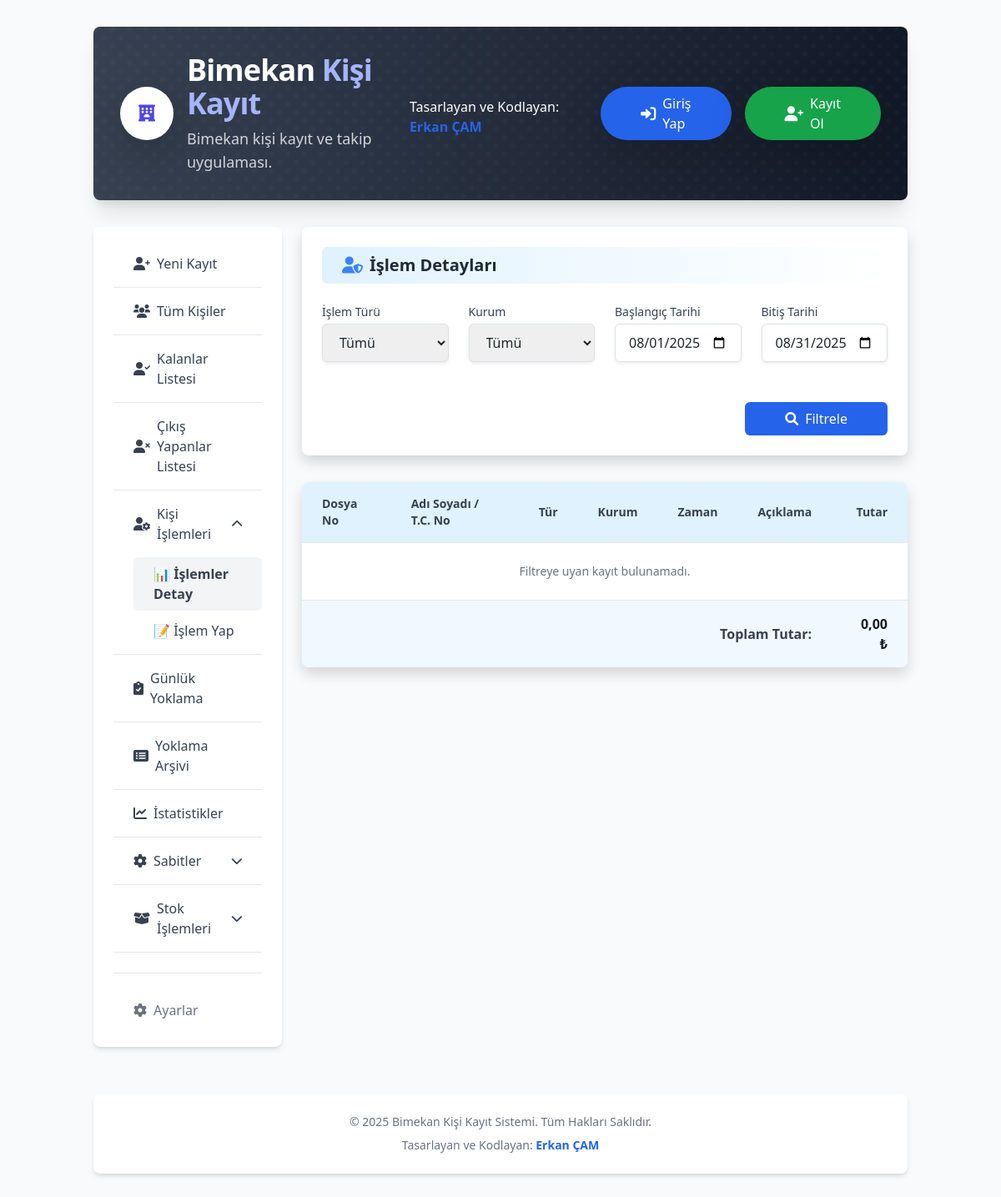
/islem-detay/, run on an earlier commit of the app's database.
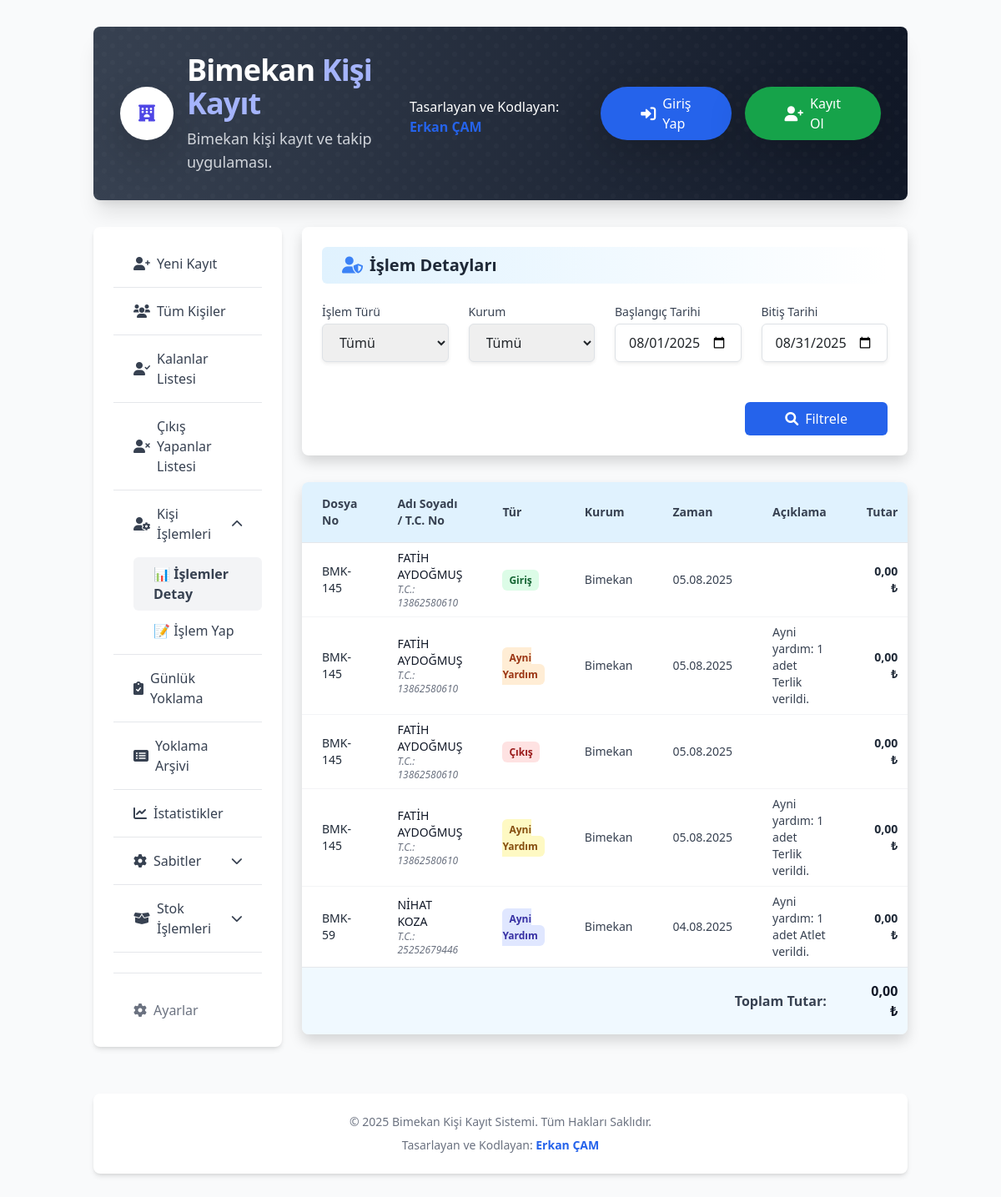
And on a later commit of the database.
### kayitlar/models.py (models this page shows, shortened)
class Islem(models.Model):
    misafir = models.ForeignKey(
        Misafir,
        on_delete=models.CASCADE,
        related_name='islemler',
        verbose_name="İlgili Misafir"
    )
    islem_no = models.CharField(
        max_length=35,
        unique=True,
        verbose_name="İşlem Numarası",
        help_text="Otomatik oluşturulan benzersiz işlem numarası"
    )
    islem_turu = models.ForeignKey(
        IslemTuru,
        on_delete=models.PROTECT,
        verbose_name="İşlem Türü"
    )
    islem_zamani = models.DateTimeField(
        default=timezone.now,  # Varsayılan değer olarak şu anki zamanı ayarlayın
        verbose_name="İşlem Zamanı"
    )
    kurum = models.ForeignKey(
        Kurum, on_delete=models.SET_NULL, null=True, blank=True, related_name="islemler")
    aciklama = models.TextField(
        blank=True,
        null=True,
        verbose_name="İşlem Açıklaması",
        help_text="Yapılan işlemle ilgili detaylı açıklama"
    )
    tutar = models.DecimalField(
        max_digits=10,
        decimal_places=2,
        default=0.00,
        verbose_name="Tutar",
        help_text="Yapılan işlemin tutarı"
    )
    urun = models.ForeignKey(
        'GiyimUrunu',
        on_delete=models.SET_NULL,
        null=True,
        blank=True,
        verbose_name="Verilen Ayni Ürün",
        help_text="Eğer işlem türü 'Ayni Yardım' ise verilen ürün"
    )
    miktar = models.PositiveIntegerField(
        null=True,
        blank=True,
        verbose_name="Verilen Ayni Miktar",
        help_text="Eğer işlem türü 'Ayni Yardım' ise verilen ürünün miktarı"
    )
    class Meta:
        verbose_name = "İşlem"
        verbose_name_plural = "İşlemler"
        ordering = ['-islem_zamani']

class Misafir(models.Model):
    DURUM_SECENEKLERI = [
        ('AKTIF', 'Aktif'),
        ('PASIF', 'Pasif'),
    ]
    SOSYAL_GUVENCE_CHOICES = [
        ('SGK', 'SGK'),
        ('BAGKUR', 'Bağkur'),
        ('EMEKLI_SANDIGI', 'Emekli Sandığı'),
        ('YOK', 'Yok'),
        ('DIGER', 'Diğer'),
    ]
    dosya_no = models.CharField(
        max_length=30,
        unique=True,
        verbose_name="Dosya No",
        help_text="Kişiye özel benzersiz dosya numarası"
    )
    ad = models.CharField(max_length=100, verbose_name="Adı")
    soyad = models.CharField(max_length=100, verbose_name="Soyadı")
    tc_kimlik_no = models.CharField(
        max_length=11,
        unique=True,
        verbose_name="T.C. Kimlik No",
        help_text="11 haneli T.C. Kimlik Numarası"
    )
    giris_tarihi = models.DateTimeField(
        default=timezone.now,
        verbose_name="Giriş Tarihi"
    )
    cikis_tarihi = models.DateTimeField( # Misafir modeline taşındı
        blank=True,
        null=True,
        verbose_name="Çıkış Tarihi"
    )
    cikis_nedeni = models.TextField( # Misafir modeline taşındı
        verbose_name="Son Çıkış Nedeni",
        blank=True,
        null=True,
        help_text="Kişinin en son çıkış yapma nedeni."
    )
    dogum_tarihi = models.DateField(verbose_name="Doğum Tarihi")
    dogum_yeri = models.CharField(max_length=100, verbose_name="Doğum Yeri")
    telefon = models.CharField(
        max_length=20,
        blank=True,
        null=True,
        verbose_name="Telefonu"
    )
    durum = models.CharField(
        max_length=10,
        choices=DURUM_SECENEKLERI,
        default='AKTIF',
        verbose_name="Durum Bilgisi"
    )
    yatak_no = models.ForeignKey(
        Yatak,
        on_delete=models.SET_NULL,
        blank=True,
        null=True,
        verbose_name="Yatak Numarası",
        help_text="Kişinin kaldığı yatak numarası"
    )
    adres = models.TextField(
        blank=True,
        null=True,
        verbose_name="Adresi"
    )
    sosyal_guvence = models.ForeignKey(
        SosyalGuvence,
        on_delete=models.SET_NULL,
        blank=True,
        null=True,
        verbose_name="Sosyal Güvencesi"
    )
    fotograf = models.ImageField(
        upload_to='misafir_fotograflari/',
        blank=True,
        null=True,
        verbose_name="Kişi Fotoğrafı"
    )
    beyan = models.TextField(
        blank=True,
        null=True,
        verbose_name="Kişinin Beyanı",
        help_text="Kişinin kendi beyanı veya önemli notlar"
    )
    class Meta:
        verbose_name = "Misafir"
        verbose_name_plural = "Misafirler"
        ordering = ['-giris_tarihi']

class IslemTuru(models.Model):
    ad = models.CharField(max_length=100, unique=True, verbose_name="İşlem Türü Adı")
    durum_degistirir_mi = models.BooleanField(default=False, verbose_name="Durum Değiştirir Mi?")
    yeni_durum = models.CharField(
        max_length=10,
        choices=[('AKTIF', 'Aktif'), ('PASIF', 'Pasif')],
        blank=True,
        null=True,
        verbose_name="Yeni Durum (Eğer Değiştirirse)"
    )
    yatak_guncelleme_gerektirir_mi = models.BooleanField(default=False, verbose_name="Yatak Güncelleme Gerektirir Mi?")
    class Meta:
        verbose_name = "İşlem Türü"
        verbose_name_plural = "İşlem Türleri"
        ordering = ['ad']

class Kurum(models.Model):
    kurum_adi = models.CharField(max_length=255, verbose_name="Kurum Adı")

### kayitlar/views.py (the view)
# urls.py: path("islem-detay/", views.islem_detay, name="islem_detay"),
def islem_detay(request):
    islem_turu = request.GET.get("islem_turu")
    kurum = request.GET.get("kurum")
    bugun = date.today()
    ay_basi = bugun.replace(day=1)
    son_gun = calendar.monthrange(bugun.year, bugun.month)[1]
    ay_sonu = bugun.replace(day=son_gun)
    tarih1_str = request.GET.get("tarih1")
    tarih2_str = request.GET.get("tarih2")
    if not tarih1_str:
        tarih1_str = ay_basi.isoformat() # Ayın başını varsayılan olarak ata
    if not tarih2_str:
        tarih2_str = ay_sonu.isoformat() # Ayın sonunu varsayılan olarak ata
    filtre = Q()
    try:
        baslangic_tarihi_obj = date.fromisoformat(tarih1_str)
        bitis_tarihi_obj = date.fromisoformat(tarih2_str)
        bitis_tarihi_dahil = bitis_tarihi_obj + timedelta(days=1)
        filtre &= Q(islem_zamani__date__gte=baslangic_tarihi_obj)
        filtre &= Q(islem_zamani__date__lt=bitis_tarihi_dahil) # __lt kullanıyoruz
    except ValueError:
        pass
    if islem_turu:
        filtre &= Q(islem_turu_id=islem_turu)
    if kurum:
        filtre &= Q(kurum_id=kurum)
    islemler = Islem.objects.filter(filtre).order_by("-islem_zamani")
    toplam_tutar = islemler.aggregate(Sum("tutar"))["tutar__sum"] or 0
    context = {
        "islemler": islemler,
        "islem_turleri": IslemTuru.objects.all(),
        "kurumlar": Kurum.objects.all(),
        "toplam_tutar": toplam_tutar,
        "current_section": "islem_detay",
        "varsayilan_tarih1": tarih1_str,
        "varsayilan_tarih2": tarih2_str,
        "secili_islem_turu": islem_turu,
        "secili_kurum": kurum,
    }
    return render(request, "bimekan/islem_detay.html", context)

### templates/bimekan/islem_detay.html (shortened to what this page needs)
{% extends 'bimekan/base.html' %}
{% load turkish_filters %}
{% block content %}
<div class="bg-white rounded-lg shadow p-6 mb-8">
<div class="mb-6">
    <h2 class="text-xl font-bold text-gray-800 bg-gradient-to-r from-sky-100 via-sky-50 to-white px-4 py-2 rounded-md flex items-center">
      <i class="fas fa-user-shield text-blue-500 mr-2"></i> İşlem Detayları
    </h2>
  </div>
  <form method="get" class="grid grid-cols-1 md:grid-cols-2 lg:grid-cols-4 gap-4">
    <div>
      <label for="islem_turu" class="block text-sm font-medium text-gray-700 mb-1">İşlem Türü</label>
      <select name="islem_turu" id="islem_turu"
              class="w-full px-3 pr-10 py-2.5 border border-gray-300 rounded-md shadow-sm focus:ring-blue-500 focus:border-blue-500">
        <option value="">Tümü</option>
      </select>
    </div>
    <div>
      <label for="kurum" class="block text-sm font-medium text-gray-700 mb-1">Kurum</label>
      <select name="kurum" id="kurum"
              class="w-full px-3 pr-10 py-2.5 border border-gray-300 rounded-md shadow-sm focus:ring-blue-500 focus:border-blue-500">
        <option value="">Tümü</option>
      </select>
    </div>
    <div>
      <label for="tarih1" class="block text-sm font-medium text-gray-700 mb-1">Başlangıç Tarihi</label>
      <input type="date" name="tarih1" id="tarih1" value="{{ varsayilan_tarih1 }}"
             class="w-full px-3 py-2.5 border border-gray-300 rounded-md shadow-sm focus:ring-blue-500 focus:border-blue-500">
    </div>
    <div>
      <label for="tarih2" class="block text-sm font-medium text-gray-700 mb-1">Bitiş Tarihi</label>
      <input type="date" name="tarih2" id="tarih2" value="{{ varsayilan_tarih2 }}"
             class="w-full px-3 py-2.5 border border-gray-300 rounded-md shadow-sm focus:ring-blue-500 focus:border-blue-500">
    </div>
    <div class="lg:col-span-4 text-right mt-4">
      <button type="submit"
              class="inline-flex items-center px-5 py-2 bg-blue-600 text-white rounded hover:bg-blue-700 transition">
        <i class="fas fa-search mr-2"></i> Filtrele
      </button>
    </div>
  </form>
</div>
<div class="overflow-x-auto rounded-lg shadow bg-white">
  <table class="min-w-full divide-y divide-gray-200">
    <thead class="bg-sky-100 text-gray-700">
      <tr>
        <th class="px-4 py-3 text-left text-sm font-semibold">Dosya No</th>
        <th class="px-4 py-3 text-left text-sm font-semibold">Adı Soyadı / T.C. No</th>
        <th class="px-4 py-3 text-left text-sm font-semibold">Tür</th>
        <th class="px-4 py-3 text-left text-sm font-semibold">Kurum</th>
        <th class="px-4 py-3 text-left text-sm font-semibold">Zaman</th>
        <th class="px-4 py-3 text-left text-sm font-semibold">Açıklama</th>
        <th class="px-4 py-3 text-right text-sm font-semibold">Tutar</th>
      </tr>
    </thead>
    <tbody class="divide-y divide-gray-100 text-sm">
      {% for islem in islemler %}
        <tr class="hover:bg-sky-50 transition">
          <td class="px-4 py-2 text-gray-800">{{ islem.misafir.dosya_no }}</td>
          <td class="px-4 py-2">
            <div class="font-medium text-gray-900">{{ islem.misafir.ad }} {{ islem.misafir.soyad }}</div>
            <div class="text-xs text-gray-500 italic">T.C.: {{ islem.misafir.tc_kimlik_no }}</div>
          </td>
          <td class="px-4 py-2">
            {% with tur=islem.islem_turu.ad|lower %}
              {% if "giriş" in tur %}
                <span class="px-2 py-1 text-xs font-semibold text-green-800 bg-green-100 rounded">{{ islem.islem_turu.ad }}</span>
              {% elif "çıkış" in tur %}
                <span class="px-2 py-1 text-xs font-semibold text-red-800 bg-red-100 rounded">{{ islem.islem_turu.ad }}</span>
              {% elif "nakdi" in tur %}
                <span class="px-2 py-1 text-xs font-semibold text-purple-800 bg-purple-100 rounded">{{ islem.islem_turu.ad }}</span>
              {% else %}
                {% cycle 'orange' 'yellow' 'indigo' as renk silent %}
                <span class="px-2 py-1 text-xs font-semibold text-{{ renk }}-800 bg-{{ renk }}-100 rounded">{{ islem.islem_turu.ad }}</span>
              {% endif %}
            {% endwith %}
          </td>
          <td class="px-4 py-2 text-gray-700">{{ islem.kurum.kurum_adi }}</td>
          <td class="px-4 py-2 text-gray-700">{{ islem.islem_zamani|date:"d.m.Y" }}</td>
          <td class="px-4 py-2 text-gray-700">{{ islem.aciklama }}</td>
          <td class="px-4 py-2 text-right text-gray-800 font-semibold">{{ islem.tutar|turkish_currency }}</td>
        </tr>
      {% empty %}
        <tr>
          <td colspan="7" class="text-center text-gray-500 py-6">Filtreye uyan kayıt bulunamadı.</td>
        </tr>
      {% endfor %}
    </tbody>
    <tfoot class="bg-sky-50">
      <tr>
        <td colspan="6" class="text-right px-4 py-3 font-semibold text-gray-700">Toplam Tutar:</td>
        <td class="px-4 py-3 text-right text-gray-900 font-bold">{{ toplam_tutar|turkish_currency }}</td>
      </tr>
    </tfoot>
  </table>
</div>
{% endblock %}

What changed in the data, as far as the page shows it:
added Islem: misafir.dosya_no "BMK-145", misafir.ad "FATİH", misafir.soyad "AYDOĞMUŞ", misafir.tc_kimlik_no "13862580610", islem_turu.ad "Giriş", kurum.kurum_adi "Bimekan", islem_zamani "05.08.2025", tutar|turkish_currency "0,00 ₺"
added Islem: misafir.dosya_no "BMK-145", misafir.ad "FATİH", misafir.soyad "AYDOĞMUŞ", misafir.tc_kimlik_no "13862580610", islem_turu.ad "Ayni Yardım", kurum.kurum_adi "Bimekan", islem_zamani "05.08.2025", aciklama "Ayni yardım: 1 adet Terlik verildi.", tutar|turkish_currency "0,00 ₺"
added Islem: misafir.dosya_no "BMK-145", misafir.ad "FATİH", misafir.soyad "AYDOĞMUŞ", misafir.tc_kimlik_no "13862580610", islem_turu.ad "Çıkış", kurum.kurum_adi "Bimekan", islem_zamani "05.08.2025", tutar|turkish_currency "0,00 ₺"
added Islem: misafir.dosya_no "BMK-145", misafir.ad "FATİH", misafir.soyad "AYDOĞMUŞ", misafir.tc_kimlik_no "13862580610", islem_turu.ad "Ayni Yardım", kurum.kurum_adi "Bimekan", islem_zamani "05.08.2025", aciklama "Ayni yardım: 1 adet Terlik verildi.", tutar|turkish_currency "0,00 ₺"
added Islem: misafir.dosya_no "BMK-59", misafir.ad "NİHAT", misafir.soyad "KOZA", misafir.tc_kimlik_no "25252679446", islem_turu.ad "Ayni Yardım", kurum.kurum_adi "Bimekan", islem_zamani "04.08.2025", aciklama "Ayni yardım: 1 adet Atlet verildi.", tutar|turkish_currency "0,00 ₺"
Also different on the page:
text no longer shown: "Filtreye uyan kayıt bulunamadı."
